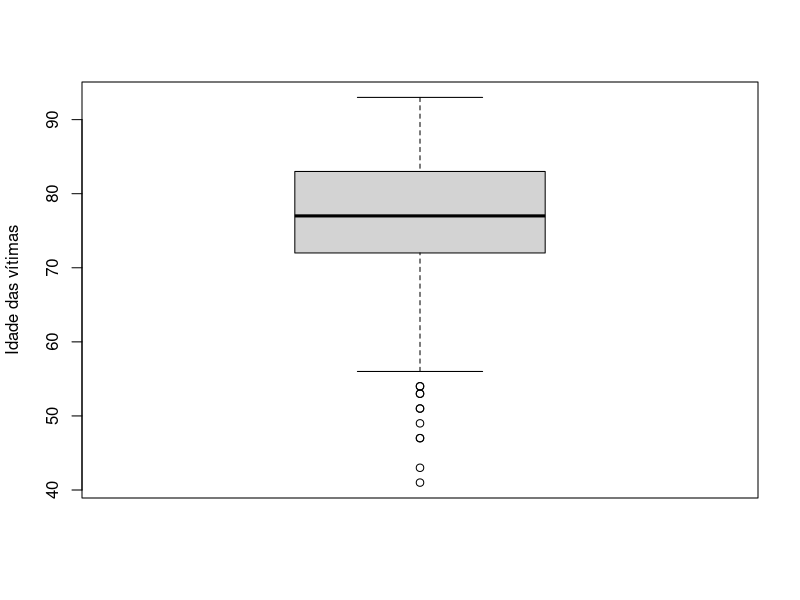
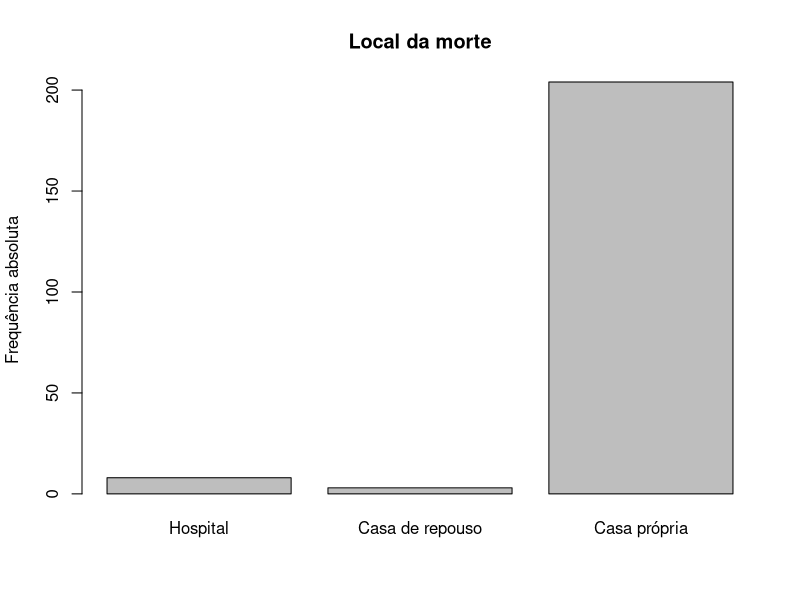
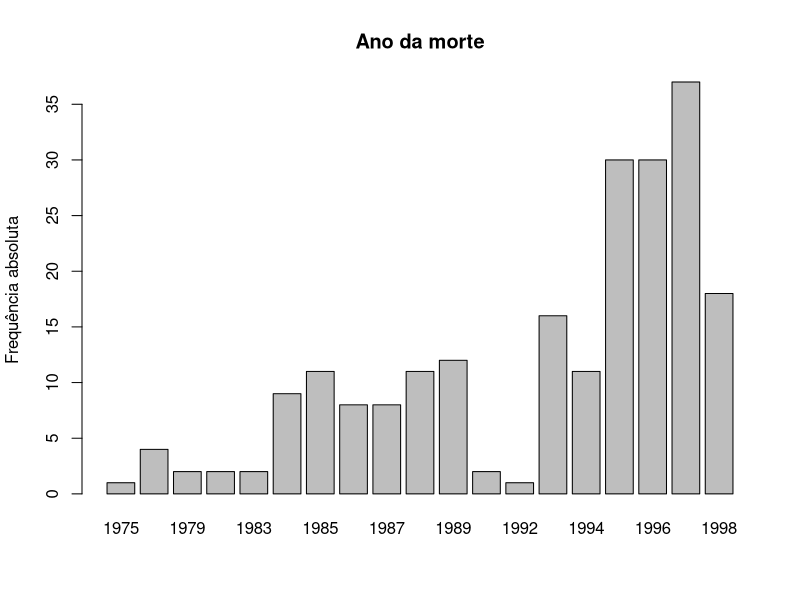
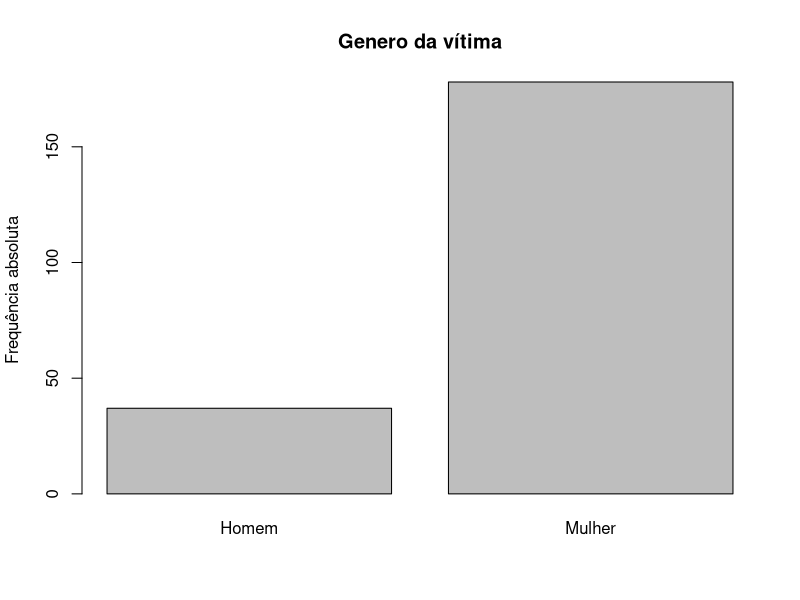
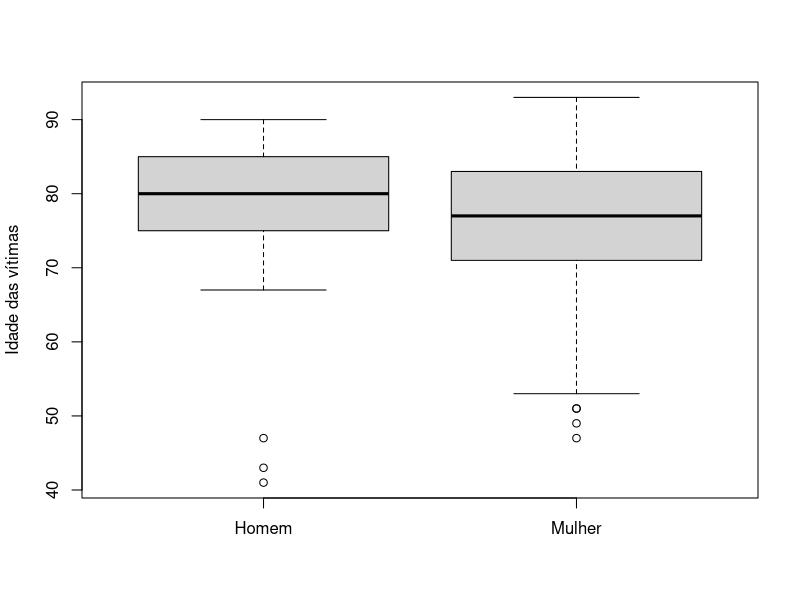

The R script that drew these images, in order: (Note: this script raises an error after producing the figures.)
dados <- read.table(file = "dados.txt", header = TRUE, sep = ';')
#colnames(dados): "Idade" "LocalDaMorte" "AnoDaMorte" "Genero"

str(dados)
summary(dados)
#Gráficos

tabela_idade    <- table(dados$Idade)         #table(dados[1,0])
tabela_local    <- table(dados$LocalDaMorte)
tabela_ano      <- table(dados$AnoDaMorte)
tabela_genero   <- table(dados$Genero)

#Idade
boxplot(dados$Idade, names = "Vítimas", ylab = "Idade das vítimas")

#Localização: "Hospital" "Nursing home" "Own home"
#             "Hospital" "Casa de repouso" "Casa própria"
barplot(tabela_local, main = "Local da morte", ylab = "Frequência absoluta", names.arg = c("Hospital", "Casa de repouso", "Casa própria"))

#Ano
barplot(tabela_ano, main = "Ano da morte", ylab = "Frequência absoluta")

#Gênero:  "Men" "Women"
#         "Homen" "Mulher"
barplot(tabela_genero, main = "Genero da vítima", ylab = "Frequência absoluta", names.arg = c("Homem", "Mulher"))

#Observações: Maioria das vítimas mulheres, queda dos assassinatos entre 1990 e 1992 e no ano de 1998, maior atuação em casa própria

#/////////////


# --- Dados de acordo com o gênero ---

dados_men     <- dados[dados$Genero == "Men",]
dados_women   <- dados[dados$Genero == "Women",]

#Idade
boxplot(dados_men$Idade, dados_women$Idade, names = c("Homem", "Mulher"), ylab = "Idade das vítimas")

#Localização

local_men     <- table(dados_men$LocalDaMorte,)
local_women   <- table(dados_women$LocalDaMorte)

barplot(local_men, main = "Local da morte", sub = "Vítimas homens", ylab = "Frequência absoluta", names.arg = c("Hospital", "Casa de repouso", "Casa própria"))
barplot(local_women, main = "Local da morte", sub = "Vítimas mulheres", ylab = "Frequência absoluta", names.arg = c("Hospital", "Casa de repouso", "Casa própria"))

#Ano
ano_men       <- table(dados_men$AnoDaMorte)
ano_women     <- table(dados_women$AnoDaMorte)

barplot(ano_men, tabela_ano, main = "Ano da morte", sub = "Vítimas homens",ylab = "Frequência absoluta")
barplot(ano_women, tabela_ano, main = "Ano da morte", sub = "Vítimas mulheres",ylab = "Frequência absoluta")

#Observações: Morte de homens aparente ser por oportunidade

# --- Dados entre 1990 e 1992 ---

dados_90_92 <- dados[dados$AnoDaMorte >= 1989 & dados$AnoDaMorte <= 1993,]
dados_90_92
tabela_ano_90_92 <- table(dados_90_92$AnoDaMorte)
barplot(tabela_ano_90_92)

#Obeservação: Matou 3 homens seguidos, porque?

# --- Sequência das mortes ---

which(dados$Genero == "Men")

#Em relação ao gênero
plot(dados$AnoDaMorte[dados$Genero == "Men"], which(dados$Genero == "Men"), main = "Ano da morte X Ordem da morte", sub = "Vítimas homens", xlab = "", ylab = "")
plot(dados$AnoDaMorte[dados$Genero == "Women"], which(dados$Genero == "Women"),  main = "Ano da morte X Ordem da morte", sub = "Vítimas mulheres", xlab = "", ylab = "")

#Em relacao ao local

which(dados$LocalDaMorte == "Own home")

plot(dados$AnoDaMorte[dados$LocalDaMorte == "Own home"], which(dados$LocalDaMorte == "Own home"), main = "Ano da morte X Ordem da morte", sub = "Vítimas em casa própria", xlab = "", ylab = "")
plot(dados$AnoDaMorte[dados$LocalDaMorte == "Nursing home"], which(dados$LocalDaMorte == "Nursing home"), main = "Ano da morte X Ordem da morte", sub = "Vítimas em casa de repouso", xlab = "", ylab = "")
plot(dados$AnoDaMorte[dados$LocalDaMorte == "Hospital"], which(dados$LocalDaMorte == "Hospital"), main = "Ano da morte X Ordem da morte", sub = "Vítimas em hospital", xlab = "", ylab = "")

# --- Dados em relação aos quartis de idade ---
quantile(dados$Idade)

dados_q1 <- dados[dados$Idade > 41 & dados$Idade <= 72,]
dados_q2 <- dados[dados$Idade > 72 & dados$Idade <= 77,]
dados_q3 <- dados[dados$Idade > 77 & dados$Idade <= 83,]
dados_q4 <- dados[dados$Idade > 83 & dados$Idade <= 93,]

#Localização
tabela_local_q1 <- table(dados_q1$LocalDaMorte)
tabela_local_q2 <- table(dados_q2$LocalDaMorte)
tabela_local_q3 <- table(dados_q3$LocalDaMorte)
tabela_local_q4 <- table(dados_q4$LocalDaMorte)

barplot(tabela_local_q1, main = "Local da morte", sub = "Vitimas entre 42 e 72 anos", ylab = "Frequência absoluta", names.arg = c("Hospital","Casa própria"))
barplot(tabela_local_q2, main = "Local da morte", sub = "Vitimas entre 73 e 77 anos", ylab = "Frequência absoluta", names.arg = c("Hospital", "Casa de repouso", "Casa própria"))
barplot(tabela_local_q3, main = "Local da morte", sub = "Vitimas entre 78 e 83 anos", ylab = "Frequência absoluta", names.arg = c("Hospital", "Casa própria"))
barplot(tabela_local_q4, main = "Local da morte", sub = "Vitimas entre 84 e 93 anos", ylab = "Frequência absoluta", names.arg = c("Hospital", "Casa de repouso", "Casa própria"))

#Ano
tabela_ano_q1 <- table(dados_q1$AnoDaMorte)
tabela_ano_q2 <- table(dados_q2$AnoDaMorte)
tabela_ano_q3 <- table(dados_q3$AnoDaMorte)
tabela_ano_q4 <- table(dados_q4$AnoDaMorte)

barplot(tabela_ano_q1, main = "Ano da morte", ylab = "Frequência absoluta", sub = "Vitimas entre 42 e 72 anos")
barplot(tabela_ano_q2, main = "Ano da morte", ylab = "Frequência absoluta", sub = "Vitimas entre 73 e 77 anos")
barplot(tabela_ano_q3, main = "Ano da morte", ylab = "Frequência absoluta", sub = "Vitimas entre 78 e 83 anos")
barplot(tabela_ano_q4, main = "Ano da morte", ylab = "Frequência absoluta", sub = "Vitimas entre 84 e 93 anos")

# --- Dados em relação aos quartis de ano ---
quantile(dados$AnoDaMorte)

dados_2_q1 <- dados[dados$AnoDaMorte > 1975 & dados$AnoDaMorte <= 1988,]
dados_2_q2 <- dados[dados$AnoDaMorte > 1988 & dados$AnoDaMorte <= 1995,]
dados_2_q3 <- dados[dados$AnoDaMorte > 1995 & dados$AnoDaMorte <= 1997,]
dados_2_q4 <- dados[dados$AnoDaMorte > 1997 & dados$AnoDaMorte <= 1998,]

#Local
tabela_local_2_q1 <- table(dados_2_q1$LocalDaMorte)
tabela_local_2_q2 <- table(dados_2_q2$LocalDaMorte)
tabela_local_2_q3 <- table(dados_2_q3$LocalDaMorte)
tabela_local_2_q4 <- table(dados_2_q4$LocalDaMorte)

barplot(tabela_local_2_q1, main = "Local da morte", sub = "Casos entre 1976 e 1988", names.arg = c("Hospital", "Casa de repouso", "Casa própria"), ylab = "Frequência absoluta")
barplot(tabela_local_2_q2, main = "Local da morte", sub = "Casos entre 1989 e 1995", names.arg = c("Hospital", "Casa de repouso", "Casa própria"), ylab = "Frequência absoluta")
barplot(tabela_local_2_q3, main = "Local da morte", sub = "Casos entre 1996 e 1997", names.arg = c("Hospital", "Casa de repouso", "Casa própria"), ylab = "Frequência absoluta")
barplot(tabela_local_2_q4, main = "Local da morte", sub = "Casos em 1998", names.arg = "Casa própria", ylab = "Frequência absoluta")

#Proporção local
prop_hos_q1 <- length(dados_2_q1$LocalDaMorte[dados_2_q1$LocalDaMorte == "Hospital"]) / length(dados_2_q1$LocalDaMorte)
prop_hos_q2 <- length(dados_2_q2$LocalDaMorte[dados_2_q2$LocalDaMorte == "Hospital"]) / length(dados_2_q2$LocalDaMorte)
prop_hos_q3 <- length(dados_2_q3$LocalDaMorte[dados_2_q3$LocalDaMorte == "Hospital"]) / length(dados_2_q3$LocalDaMorte)
prop_hos_q4 <- length(dados_2_q4$LocalDaMorte[dados_2_q4$LocalDaMorte == "Hospital"]) / length(dados_2_q4$LocalDaMorte)

prop_hos = c(prop_hos_q1, prop_hos_q2, prop_hos_q3, prop_hos_q4)

barplot(prop_hos, main = "Proporção local da morte", sub = "Casos em hospitais",names.arg = c("1976-1988","1989-1995","1996-1997","1998"))

#Idade

boxplot(dados_2_q1$Idade, dados_2_q2$Idade, dados_2_q3$Idade, dados_2_q4$Idade, names = c("1976-1988","1989-1995","1996-1997","1998"), xlab = "Ano da morte", ylab = "Idade da vítima")
#Observação: anormalidade entre 89 e 95

#Genero
tabela_genero_2_q1 <- table(dados_2_q1$Genero)
tabela_genero_2_q2 <- table(dados_2_q2$Genero)
tabela_genero_2_q3 <- table(dados_2_q3$Genero)
tabela_genero_2_q4 <- table(dados_2_q4$Genero)

barplot(tabela_genero_2_q1, main = "Genero da vítima", sub = "Casos entre 1976 e 1988",ylab = "Frequência absoluta", names.arg = c("Homem", "Mulher"))
barplot(tabela_genero_2_q2, main = "Genero da vítima", sub = "Casos entre 1989 e 1995",ylab = "Frequência absoluta", names.arg = c("Homem", "Mulher"))
barplot(tabela_genero_2_q3, main = "Genero da vítima", sub = "Casos entre 1996 e 1997",ylab = "Frequência absoluta", names.arg = c("Homem", "Mulher"))
barplot(tabela_genero_2_q4, main = "Genero da vítima", sub = "Casos em 1998",ylab = "Frequência absoluta", names.arg = c("Homem", "Mulher"))

#Proporção genero
prop_women_q1 <- length(dados_2_q1$Genero[dados_2_q1$Genero == "Women"]) / length(dados_2_q1$Genero)
prop_women_q2 <- length(dados_2_q2$Genero[dados_2_q2$Genero == "Women"]) / length(dados_2_q2$Genero)
prop_women_q3 <- length(dados_2_q3$Genero[dados_2_q3$Genero == "Women"]) / length(dados_2_q3$Genero)
prop_women_q4 <- length(dados_2_q4$Genero[dados_2_q4$Genero == "Women"]) / length(dados_2_q4$Genero)

prop_women = c(prop_women_q1, prop_women_q2, prop_women_q3, prop_women_q4) 

barplot(prop_women, main = "Proporção gênero da vítima", sub = "Vítimas mulheres",names.arg = c("1976-1988","1989-1995","1996-1997","1998"))
 
